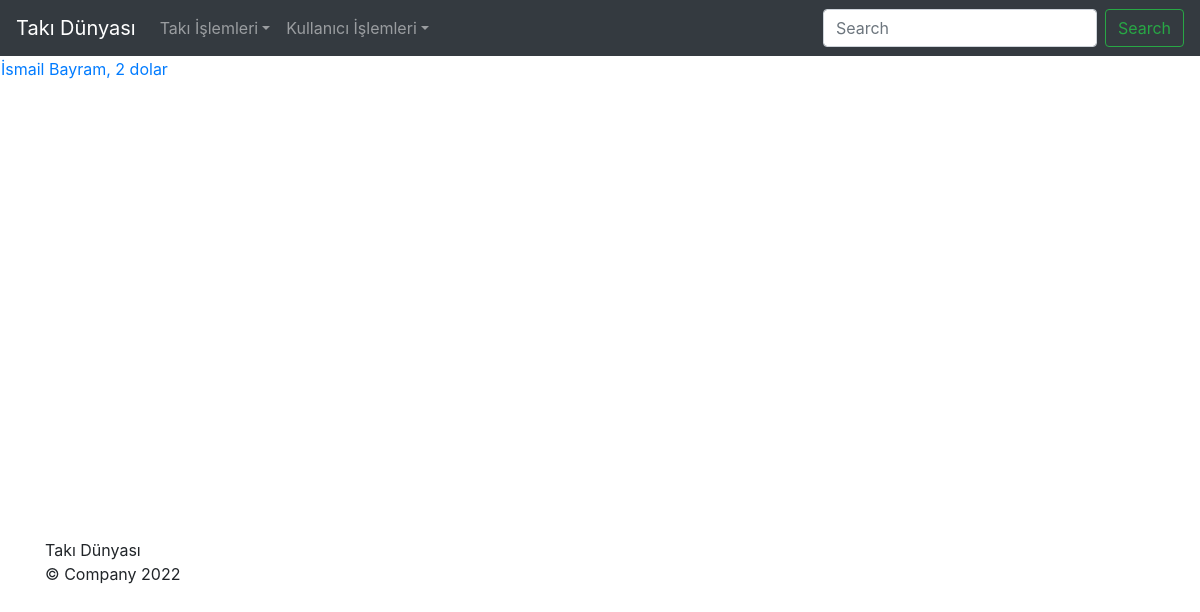
/jewelry_app/jewelries_detail/2/ (signed in), run on the app's committed database.
### jewelry_app/models/jewelry.py (models this page shows, shortened)
class Jewelry(models.Model):
    name = models.CharField(verbose_name="İsim - Soyisim", max_length=50)
    price = models.PositiveSmallIntegerField(
        verbose_name="Takı Miktarı")
    jewelry_kind = models.CharField(verbose_name="Takı Türü", max_length=20)
    user = models.ForeignKey(User, verbose_name="Sahip",
                             on_delete=models.PROTECT)
    class Meta:
        db_table = "Takılar"

### jewelry_app/views/jewelry.py (the view)
# urls.py: path("jewelries_detail/<int:pk>/", jewelries_detail, name="jewelry-detail"),
@require_GET
def jewelries_detail(request, pk=None):
    try:
        jewelry = Jewelry.objects.get(pk=pk, user=request.user)
    except Jewelry.DoesNotExist:
        return HttpResponseNotFound("Takı Bulunamadı .")
    content = {
        "jewelries_detail": jewelry
    }
    return render(request=request, template_name="jewelry_app/jewelries_detail.html", context=content)

### templates/jewelry_app/jewelries_detail.html (shortened to what this page needs)
{% load static %}
<!DOCTYPE html>
<html lang="en">
<head>
    <link href="{% static 'css/bootstrap.min.css' %}" rel="stylesheet">
    <link href="{% static 'css/jumbotron.css' %}" rel="stylesheet">
</head>
<body>
    <table>
        <tr>
            <td>
                <a href="{% url 'jewelry-detail' jewelries_detail.id %}">{{ jewelries_detail.name }},
                    {{jewelries_detail.price}}
                    {{jewelries_detail.jewelry_kind}}</a>
            </td>
        </tr>
    </table>
    <nav class="navbar navbar-expand-md navbar-dark fixed-top bg-dark">
        <a class="navbar-brand" href="{% url 'jewelry-home-page' %}">Takı Dünyası</a>
        <div class="collapse navbar-collapse" id="navbarsExampleDefault">
            <ul class="navbar-nav mr-auto">
                <li class="nav-item dropdown">
                    <a class="nav-link dropdown-toggle" href="#" id="dropdown01" data-toggle="dropdown"
                        aria-haspopup="true" aria-expanded="false">Takı İşlemleri</a>
                </li>
                <li class="nav-item dropdown">
                    <a class="nav-link dropdown-toggle" href="#" id="dropdown01" data-toggle="dropdown"
                        aria-haspopup="true" aria-expanded="false">Kullanıcı İşlemleri</a>
                </li>
            </ul>
            <form class="form-inline my-2 my-lg-0">
                <input class="form-control mr-sm-2" type="text" placeholder="Search" aria-label="Search">
                <button class="btn btn-outline-success my-2 my-sm-0" type="submit">Search</button>
            </form>
        </div>
    </nav>
    <main role="main">
        <br><br><br><br><br><br><br><br><br><br><br><br><br><br><br><br><br><br><br>
        <div class="container">
            {% block content %}
            Takı Dünyası
            {% endblock %}
        </div>
    </main>
    <footer class="container">
        <p>&copy; Company 2022</p>
    </footer>
</body>
</html>

### static/css/jumbotron.css (style rules this page uses)
body { padding-top: 3.5rem; }

### data on the page
Jewelry: name "İsmail Bayram", price "2", jewelry_kind "dolar"
